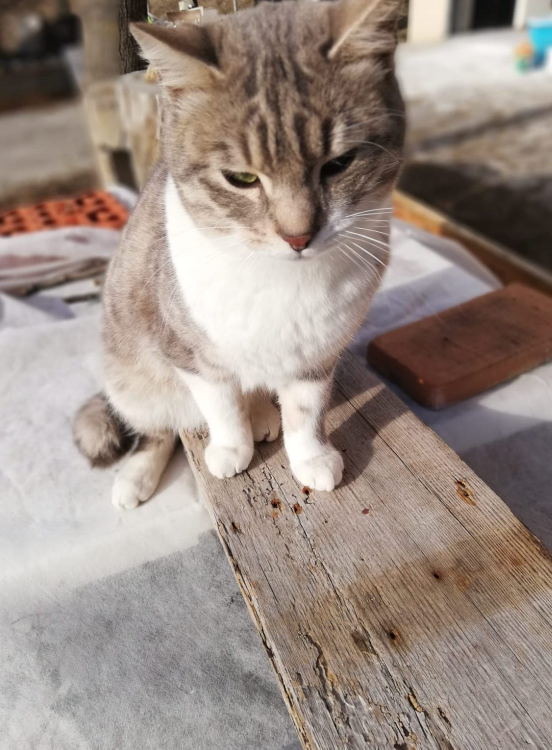
#> input picture Foto Leo/11_3.jpg, 1104 x 1499 px (shown at 1/2 size)
$ python -i facetest.py   (imports and definitions only)
#> lines starting #> are read from the running program, lines starting #| are printed output that depends on the picture; after the words box and inside, x2 and y2 are one past the last pixel; in counts of white or black regions, pixels touching at a corner belong together
import time

import cv2.cv2 as cv
import numpy as np
from matplotlib import pyplot as plt
import os

models_dir = '../models/detection/'
# try: SF= 1.1 - N = 5
SF = 1.02  # 1.015  # play around with it (i.e. 1.05, 1.3 etc) Good ones: 1.04 (haar), 1.05
N = 2  # play around with it (3,4,5,6) Good ones: 2 (haar)


# [30 lines left out: function image_resize, not called in this run]


def cat_face_detect(file, det=0):
#> called with file = '../Foto Leo/11_3.jpg', det = 0
    im_orig = cv.imread(file)
#> im_orig is the input picture: shape (1499, 1104, 3); mean B, G, R 132.2, 140.5, 154.4

    # img = image_resize(im_orig, 512, 512)

    # recognizer = cv.face.LBPHFaceRecognizer_create()
    # print(recognizer.train())

    img = im_orig

    gray = cv.cvtColor(img, cv.COLOR_BGR2GRAY)
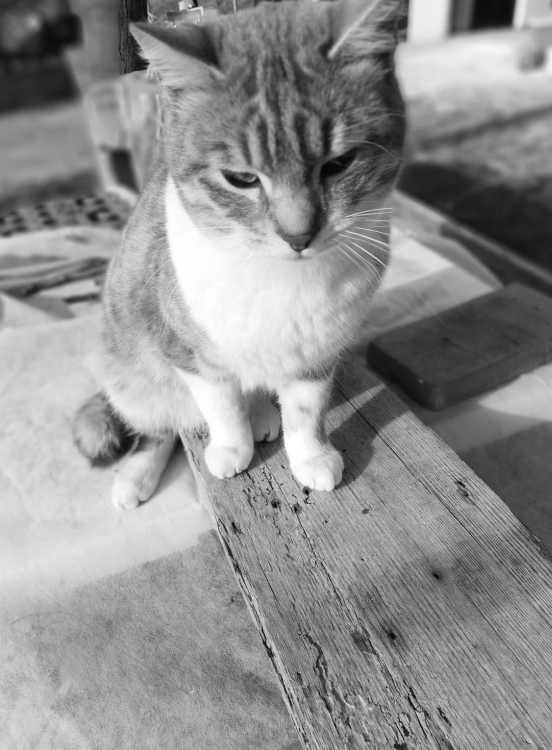
#> gray: shape (1499, 1104) (shown at 1/2 size); min 1, max 255, mean 143.7
    cat_cascade = cv.CascadeClassifier(models_dir + 'haarcascade_frontalcatface.xml')
    cat_cascade_ext = cv.CascadeClassifier(models_dir + 'haarcascade_frontalcatface_extended.xml')
    cat_cascade_lbp = cv.CascadeClassifier(models_dir + 'lbpcascade_frontalcatface.xml')
    eye_cascade = cv.CascadeClassifier(models_dir + 'haarcascade_eye.xml')

    print(cat_cascade.empty())
    print(cat_cascade_ext.empty())
    print(cat_cascade_lbp.empty())

    if det == 0:
        print("Normal Haar:")
        t0 = cv.getTickCount()
        cats = cat_cascade.detectMultiScale(gray, scaleFactor=SF, minNeighbors=N)
#> cats = [[637, 118, 52, 52], [280, 660, 91, 91], [299, 859, 119, 119], [412, 208, 386, 386], [166, 256, 297, 297]]
        t1 = cv.getTickCount()
        compute_elapsed_time(t0, t1)
        time.sleep(2)

    elif det == 1:
        print("Extended Haar:")
        t0 = cv.getTickCount()
        cats_ext = cat_cascade_ext.detectMultiScale(gray, scaleFactor=SF, minNeighbors=N)
        t1 = cv.getTickCount()
        compute_elapsed_time(t0, t1)
        time.sleep(2)

    elif det == 2:
        print("LBP:")
        t0 = cv.getTickCount()
        cats_lbp = cat_cascade_lbp.detectMultiScale(gray, scaleFactor=SF, minNeighbors=N)
        t1 = cv.getTickCount()
        compute_elapsed_time(t0, t1)

    if det == 0:
        for (x, y, w, h) in cats:  # blue = haar
            img = cv.rectangle(img, (x, y), (x + w, y + h), (255, 0, 0), 2)
            roi_gray = gray[y:y + h, x:x + w]
            roi_color = img[y:y + h, x:x + w]
            # eyes = eye_cascade.detectMultiScale(roi_gray)
            # eyes = eye_cascade.detectMultiScale(roi_gray, scaleFactor=1.08, minNeighbors=3)
            eyes = eye_cascade.detectMultiScale(roi_gray, scaleFactor=1.08, minNeighbors=3, minSize=(40, 40))
            print(len(eyes))
            for (ex, ey, ew, eh) in eyes:
                cv.rectangle(roi_color, (ex, ey), (ex + ew, ey + eh), (255, 255, 0), 2)
#> this loop made 5 passes
#> (x, y, w, h, eyes) on passes 4 to 5: (412, 208, 386, 386, [[81, 254, 46, 46], [149, 246, 77, 77]]), (166, 256, 297, 297, [[5, 152, 51, 51], [36, 164, 46, 46]])
#| 0
#| 0
#| 0
#| 2
#| 2
#> pass 1, in cat_face_detect, `roi_gray = gray[y:y + h, x:x + w]`:
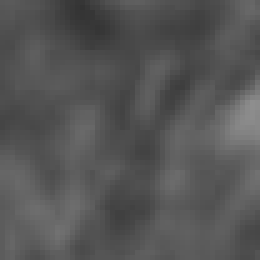
#> roi_gray: shape (52, 52) (shown 5 times larger); min 51, max 142, mean 85.6
#> pass 1, in cat_face_detect, `roi_color = img[y:y + h, x:x + w]`:
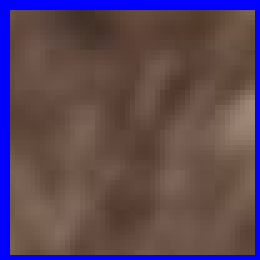
#> roi_color: shape (52, 52, 3) (shown 5 times larger); mean B, G, R 88.1, 71, 91.8
#> pass 2, in cat_face_detect, `img = cv.rectangle(img, (x, y), (x + w, y + h), (255, 0, 0), 2)`:
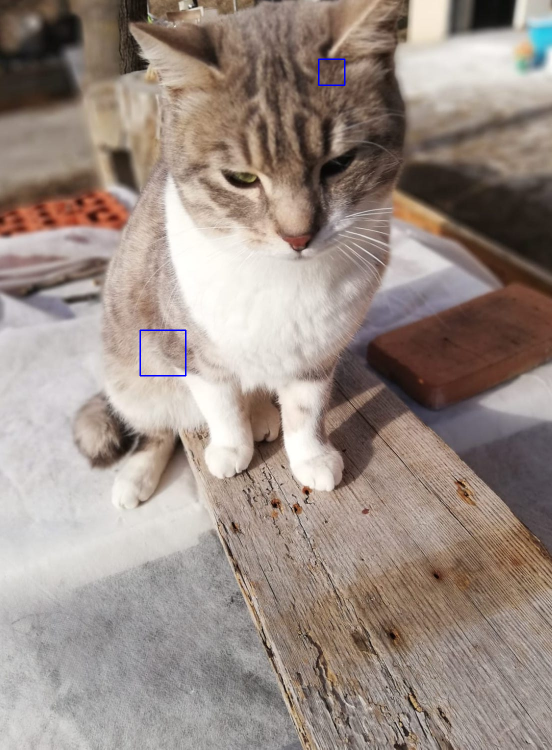
#> img: shape (1499, 1104, 3) (shown at 1/2 size); mean B, G, R 132.3, 140.3, 154.2
#> after the loop:
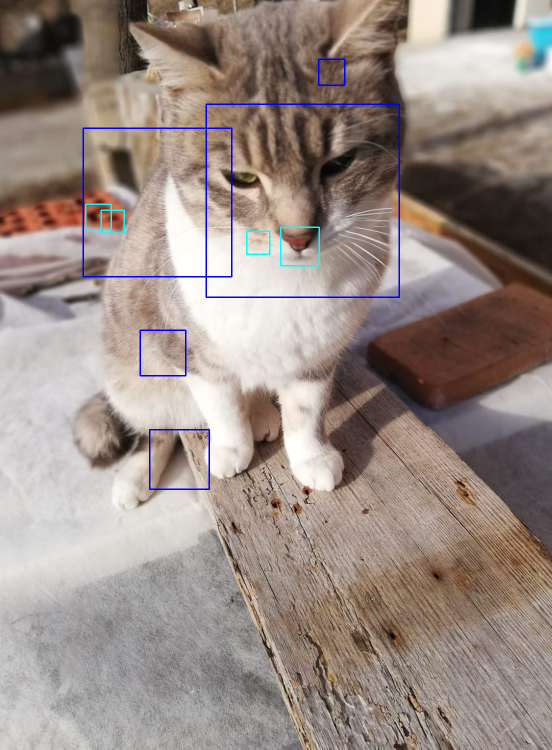
#> img: shape (1499, 1104, 3) (shown at 1/2 size); 0.74% of pixels changed, all inside (x1, y1, x2, y2) = (165, 207, 800, 980)
#> after the loop:
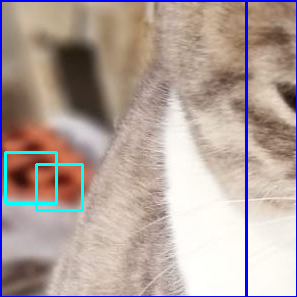
#> roi_color: shape (297, 297, 3); mean B, G, R 156.9, 162.1, 177.6
#> after the loop:
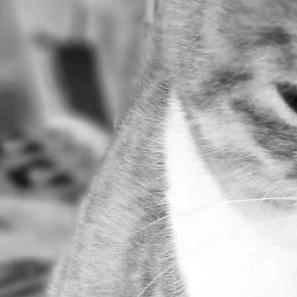
#> roi_gray: shape (297, 297); min 12, max 255, mean 169.7

    elif det == 1:
        for (x, y, w, h) in cats_ext:  # green = haar ext
            img = cv.rectangle(img, (x, y), (x + w, y + h), (0, 255, 0), 2)
            roi_gray = gray[y:y + h, x:x + w]
            roi_color = img[y:y + h, x:x + w]
            eyes = eye_cascade.detectMultiScale(roi_gray)
            # eyes = eye_cascade.detectMultiScale(roi_gray, scaleFactor=1.2, minNeighbors=5)
            print(len(eyes))
            for (ex, ey, ew, eh) in eyes:
                cv.rectangle(roi_color, (ex, ey), (ex + ew, ey + eh), (255, 255, 0), 2)

    elif det == 2:
        for (x, y, w, h) in cats_lbp:  # red = LBP
            img = cv.rectangle(img, (x, y), (x + w, y + h), (0, 0, 255), 2)
            roi_gray = gray[y:y + h, x:x + w]
            roi_color = img[y:y + h, x:x + w]
            eyes = eye_cascade.detectMultiScale(roi_gray)

            # eyes = eye_cascade.detectMultiScale(roi_gray, scaleFactor=1.2, minNeighbors=5)
            print(len(eyes))
            for (ex, ey, ew, eh) in eyes:
                cv.rectangle(roi_color, (ex, ey), (ex + ew, ey + eh), (255, 255, 0), 2)

    cv.namedWindow('win', cv.WINDOW_NORMAL)
    # cv.resizeWindow('win', 1980, 1800)

    cv.imshow('win', img)
    cv.waitKey(0)
    cv.destroyAllWindows()


def compute_elapsed_time(t0, t1):
    secs = (t1 - t0) / cv.getTickFrequency()
    print("Elapsed time: {} seconds".format(secs))


# [38 lines left out: function face_detect, not called in this run]


# [17 lines not run here, left out]

>>> result = cat_face_detect('../Foto Leo/11_3.jpg')

$ run again, on Foto Leo/15_3.jpg
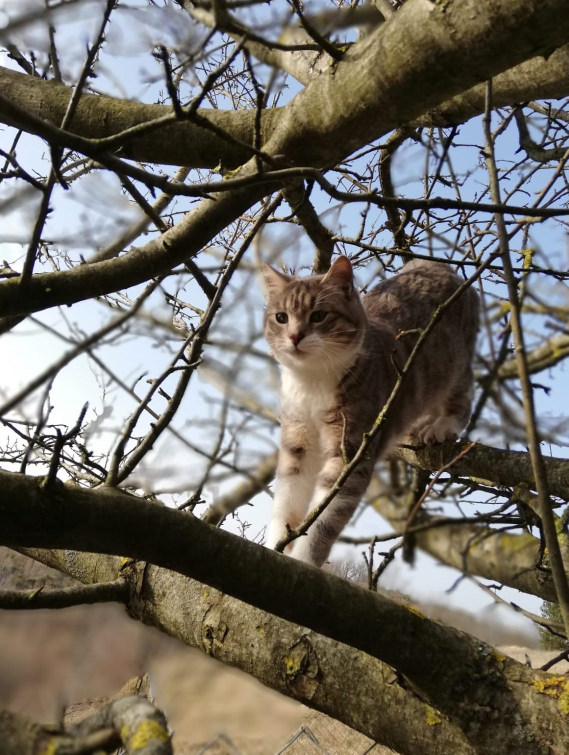
#> input picture Foto Leo/15_3.jpg, 1137 x 1509 px (shown at 1/2 size)
#> in cat_face_detect, im_orig is the input picture: shape (1509, 1137, 3); mean B, G, R 98.3, 106.8, 111.5
#> cats = 16 rows, first 6: [978, 1415, 28, 28], [175, 805, 50, 50], [716, 106, 53, 53], [500, 508, 70, 70], [743, 1320, 57, 57], [996, 748, 62, 62]
#> the loop in cat_face_detect, `for (x, y, w, h) in cats:` made 16 passes
#> (printed output is left out)
#> after the loop in cat_face_detect, `for (x, y, w, h) in cats:`:
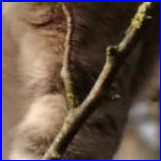
#> roi_color: shape (161, 161, 3); mean B, G, R 73.4, 81.8, 99.6
#> after the loop in cat_face_detect, `for (x, y, w, h) in cats:`:
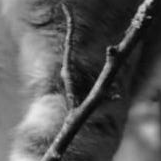
#> roi_gray: shape (161, 161); min 5, max 233, mean 88.6

$ run again, on Foto Leo/3_3.jpg
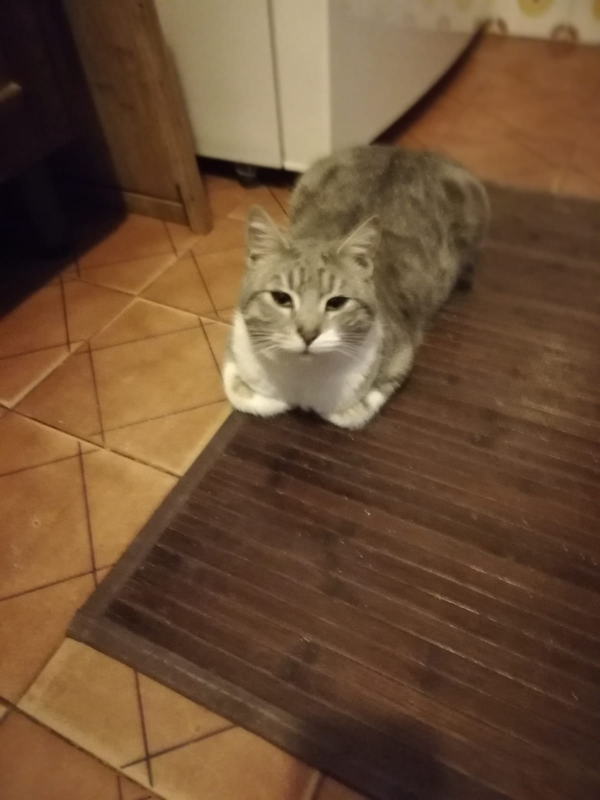
#> input picture Foto Leo/3_3.jpg, 1200 x 1600 px (shown at 1/2 size)
#> in cat_face_detect, im_orig is the input picture: shape (1600, 1200, 3); mean B, G, R 52.8, 79.2, 109.2
#> in cat_face_detect, `gray = cv.cvtColor(img, cv.COLOR_BGR2GRAY)`:
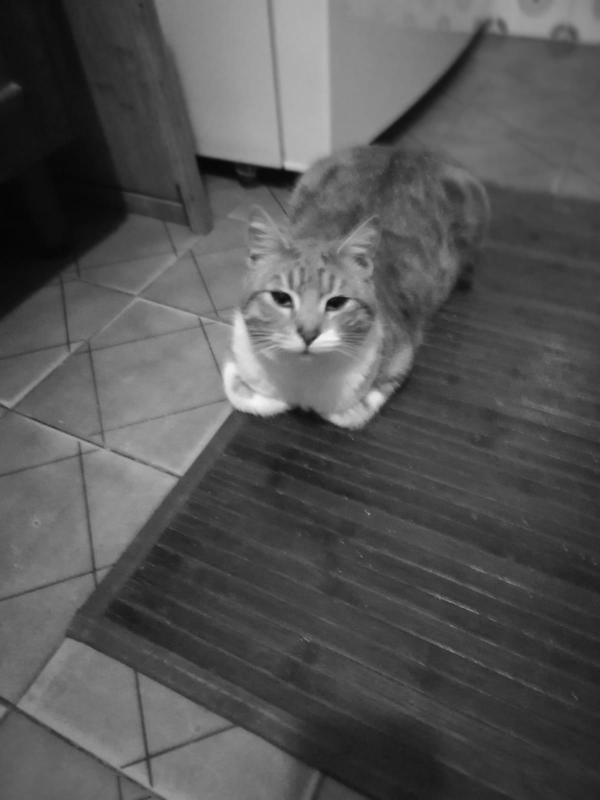
#> gray: shape (1600, 1200) (shown at 1/2 size); min 4, max 245, mean 85.2
#> cats = [[285, 1034, 128, 128], [498, 506, 239, 239], [666, 559, 213, 213]]
#> the loop in cat_face_detect, `for (x, y, w, h) in cats:` made 3 passes
#> (printed output is left out)
#> after the loop in cat_face_detect, `for (x, y, w, h) in cats:`:
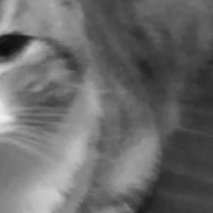
#> roi_gray: shape (213, 213); min 10, max 239, mean 105.6

$ run again, on Foto Leo/4_3.jpg
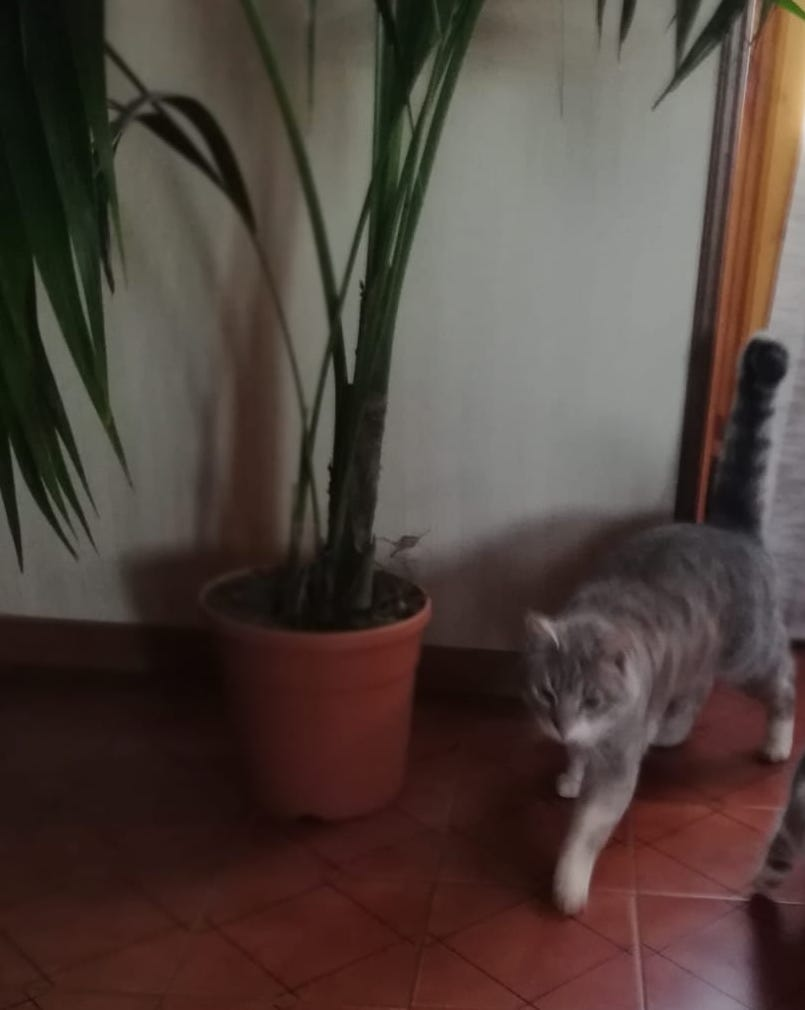
#> input picture Foto Leo/4_3.jpg, 805 x 1010 px
#> in cat_face_detect, im_orig is the input picture: shape (1010, 805, 3); mean B, G, R 60.5, 66.6, 80.2
#> cats = [[516, 660, 99, 99], [522, 638, 226, 226]]
#> the loop in cat_face_detect, `for (x, y, w, h) in cats:` made 2 passes
#> (x, y, w, h, eyes) on passes 1 to 2: (516, 660, 99, 99, [[50, 18, 48, 48]]), (522, 638, 226, 226, [[44, 38, 49, 49]])
#> (printed output is left out)
#> after the loop in cat_face_detect, `for (x, y, w, h) in cats:`:
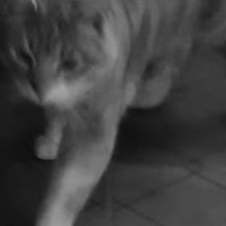
#> roi_gray: shape (226, 226); min 13, max 160, mean 64.4
